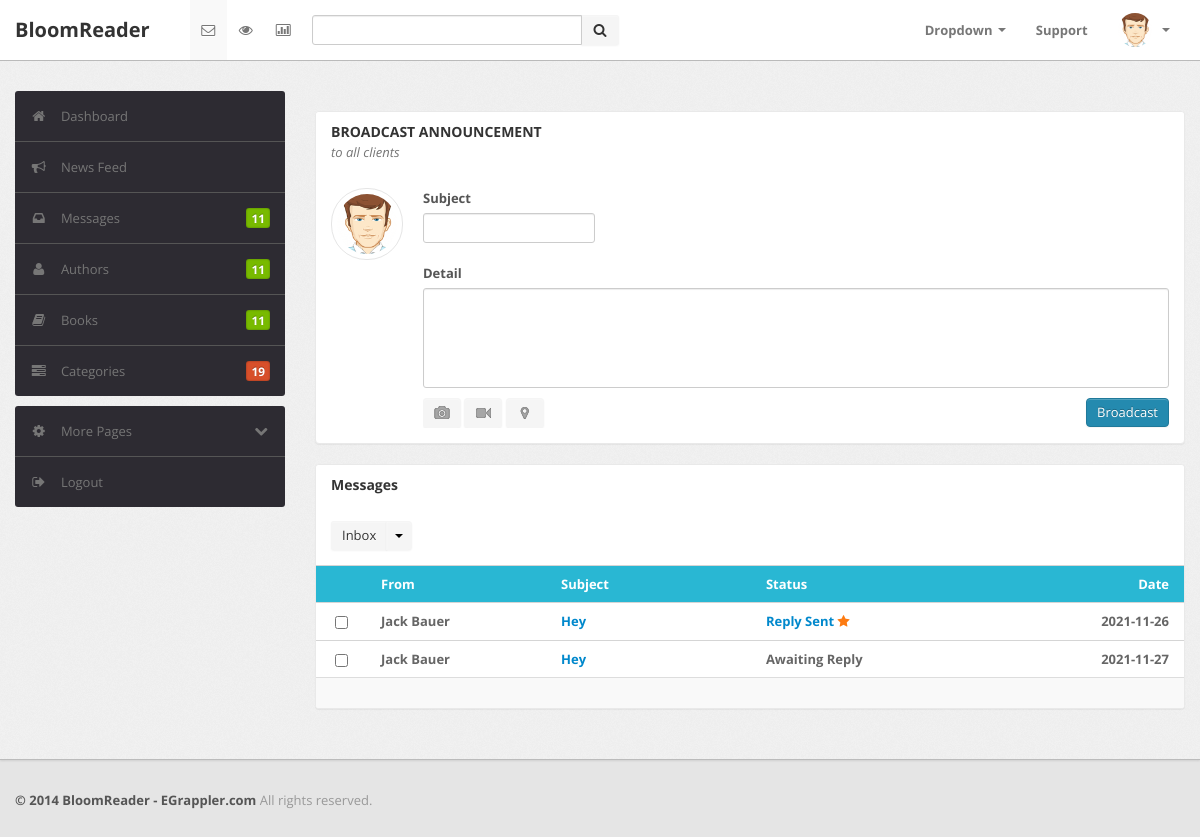
/admin/message.php (signed in), run on the app's committed database.
### tables this page shows
CREATE TABLE IF NOT EXISTS `messages` (
  `ID` int NOT NULL AUTO_INCREMENT,
  `Subject` varchar(255) NOT NULL,
  `Message` varchar(500) NOT NULL,
  `ClientID` int NOT NULL,
  `DateTime` date NOT NULL,
  `Status` int NOT NULL,
  PRIMARY KEY (`ID`)
);

CREATE TABLE IF NOT EXISTS `clients` (
  `ID` int NOT NULL AUTO_INCREMENT,
  `FNAME` text NOT NULL,
  `LNAME` text NOT NULL,
  `EMAIL` varchar(50) NOT NULL,
  `PNUMBER` varchar(16) NOT NULL,
  `PASSWORD` varchar(2400) NOT NULL,
  `RegDATE` date NOT NULL,
  `STATUS` int NOT NULL DEFAULT '1',
  PRIMARY KEY (`ID`)
);

### admin/message.php (the view, shortened to what this page needs)
<?php
include ("connect.php");
?>
<!DOCTYPE html>
<html lang="en">
<head>
    <head>
        <link type="text/css" href="bootstrap/css/bootstrap.min.css" rel="stylesheet">
        <link type="text/css" href="bootstrap/css/bootstrap-responsive.min.css" rel="stylesheet">
        <link type="text/css" href="css/theme.css" rel="stylesheet">
        <link type="text/css" href="images/icons/css/font-awesome.css" rel="stylesheet">
    </head>
    <body>
    <div class="navbar navbar-fixed-top">
        <?php include ("admin-navbar.php");?>
    </div>
        <div class="wrapper">
            <div class="container">
                <div class="row">
                    <div class="span3">
                        <div class="sidebar">
                            <?php include ("admin-sidebar.php");?>
                        </div>
                    </div>
                    <div class="span4">
                    </div><br>
                    <div class="span9">
                        <div class="content">
                            <div class="module">
                                <form action="" method="post" enctype="multipart/form-data">
                                    <div class="module-head">
                                        <h3>BROADCAST ANNOUNCEMENT</h3>
                                        <span class=""><em>to all clients</em></span><br>
                                    </div>
                                    <div class="module-body">
                                        <div class="stream-composer media">
                                            <a href="#" class="media-avatar medium pull-left">
                                                <img src="images/user.png">
                                            </a>
                                            <div class="media-body">
                                                <div class="control-group">
                                                    <div class="controls row-fluid">
                                                        <label for="name" class="col-form-label"><strong>Subject</strong></label>
                                                        <input class="span3" name="subject" type="text" id="" value="" required>
                                                    </div>
                                                </div>
                                                <div class="row-fluid">
                                                    <label for="name" class="col-form-label"><strong>Detail</strong></label>
                                                    <textarea class="span12" name="message" style="height: 100px; resize: none;"></textarea>
                                                </div>
                                                <div class="clearfix">
                                                    <input type="submit" name="broadcast" class="btn btn-primary pull-right" value="Broadcast">
                                                    <a href="#" class="btn btn-small" rel="tooltip" data-placement="top">
                                                        <i class="icon-camera shaded"></i>
                                                    </a>
                                                    <a href="#" class="btn btn-small" rel="tooltip" data-placement="top" >
                                                        <i class="icon-facetime-video shaded"></i>
                                                    </a>
                                                    <a href="#" class="btn btn-small" rel="tooltip" data-placement="top" >
                                                        <i class="icon-map-marker shaded"></i>
                                                    </a>
                                                </div>
                                            </div>
                                        </div>
                                    </div>
                                </form>
                            </div>
                            <div class="module message">
                                <div class="module-head">
                                    <h3>Messages</h3>
                                </div>
                                <div class="module-option clearfix">
                                    <div class="pull-left">
                                        <div class="btn-group">
                                            <button class="btn">
                                                Inbox</button>
                                            <button class="btn dropdown-toggle" data-toggle="dropdown">
                                                <span class="caret"></span>
                                            </button>
                                        </div>
                                    </div>
                                </div>
                                <div class="module-body table">
                                    <table class="table table-message">
                                        <tbody>
                                            <thead class="heading" style="color:white; background-color: #29b7d3;">
                                                <th class="cell-check">
                                                </th>
                                                <th class="cell-author hidden-phone hidden-tablet">
                                                    From
                                                </th>
                                                <th class="cell-title">
                                                    Subject
                                                </th>
                                                <th class="cell-icon hidden-phone hidden-tablet">
                                                    Status
                                                </th>
                                                <th class="cell-time align-right">
                                                    Date
                                                </th>
                                            </thead>
                                            <?php
                                            $serial = 1;
                                            $sql = "SELECT messages.DateTime, messages.Subject, messages.Status, messages.Message, messages.ID as MID, clients.FNAME, clients.LNAME FROM MESSAGES join CLIENTS on Clients.ID = messages.ClientID";
                                            $result = $conn->query($sql);
                                            while($row = mysqli_fetch_assoc($result)) {
                                                 $mi =  $row['MID'];
                                                 $DateTime =  $row['DateTime'];
                                                 $subject =  $row['Subject'];
                                                 $status =  $row['Status'];
                                                 $fname =  $row['FNAME'];
                                                 $lname =  $row['LNAME'];
                                                 $all = array($mi);
                                                 foreach ($all as $mi) {
                                                 $sql1 = "SELECT * FROM ADMIN_RESP WHERE `MessageID` = '$mi' ";
                                                 $result1 = $conn->query($sql1);
                                                 if(mysqli_num_rows($result1)>0){
                                                    while($row = mysqli_fetch_assoc($result1)) {
                                                        $response = $row['Response'];
                                                        $respTime =  $row['RespTime'];
                                                        $rid =  $row['ID'];
                                                        $admin =  $row['ADMIN'];
                                                 }
                                             }
                                         }
                                        ?>
                                            <tr class="unread starred">
                                                <td class="cell-check">
                                                    <input type="checkbox" class="inbox-checkbox">
                                                </td>
                                                <td class="cell-author hidden-phone hidden-tablet">
                                                    <?php echo ("$fname $lname"); ?>
                                                </td>
                                                <td class="cell-title">
                                                    <a href="respond.php?mi=<?php echo $mi?>"><?php echo $subject; ?></a>
                                                </td>
                                                <td class="cell-title hidden-phone hidden-tablet">
                                                    <?php
                                                    if ($status == 1){echo ("<a href='respond.php?mi= $mi'>Reply Sent </a><i class='icon-star'></i>");}
                                                    if ($status == 0){echo ("Awaiting Reply");} ?>
                                                </td>
                                                <td class="cell-time align-right">
                                                    <?php echo $DateTime; ?>
                                                </td>
                                            </tr>
                                        <?php } $serial++; ?>
                                        </tbody>
                                    </table>
                                </div>
                                <div class="module-foot">
                                </div>
                            </div>
                        </div>
                    </div>
                </div>
            </div>
        </div>
        <div class="footer">
            <div class="container">
                <b class="copyright">&copy; 2014 BloomReader - EGrappler.com </b>All rights reserved.
            </div>
        </div>
    </body>

### data on the page
messages: ClientID.FNAME "Jack", ClientID.LNAME "Bauer", Subject "Hey", DateTime "2021-11-26"
messages: ClientID.FNAME "Jack", ClientID.LNAME "Bauer", Subject "Hey", Status "Awaiting Reply", DateTime "2021-11-27"
